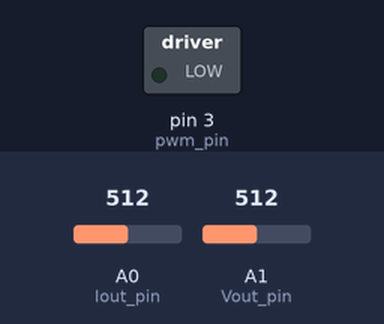
This sketch was run on a simulated Arduino Uno, built with avr-gcc and run on an emulated ATmega328P. Shown: switched loads named in the sketch (green lamp = pin HIGH). The inputs (shaded band) are chosen by the test bench; at power-on: A0 (Iout_pin) = 512, A1 (Vout_pin) = 512. What the sketch prints to the serial monitor is not drawn.

Above: at 1.2 s.
1.3 s: A0 (Iout_pin) set to 513
At 1.54 s:
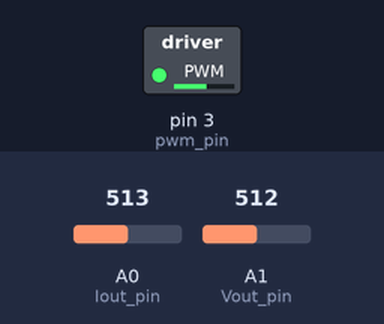
4.3 s: A0 (Iout_pin) set to 716
6.0 s: A1 (Vout_pin) set to 900
At 7.3 s:
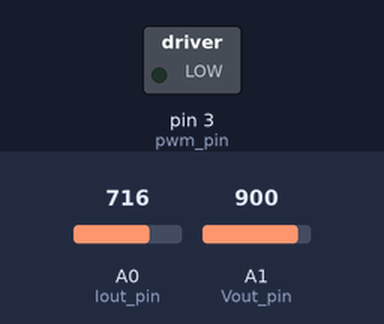
7.9 s: A1 (Vout_pin) set to 716
At 9.4 s:
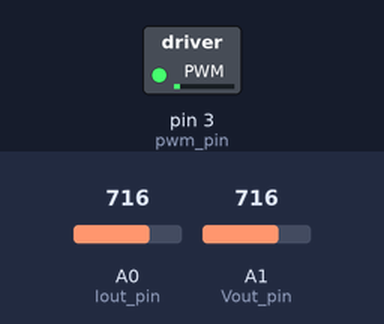
Timing chart, 0 to 10.9 s (numbered marks = the images above; inputs shaded):
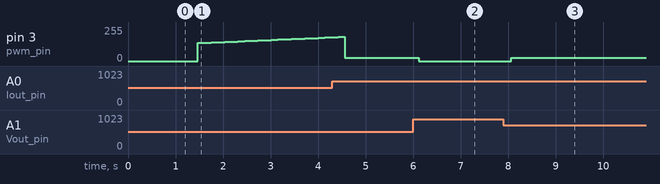

Measured:
- the behaviour switches between 512 and 513 on A0 (Iout_pin) (found by bisection; images 0 and 1)
- after the input at 1.3 s, pin 3 (pwm_pin): moves from 0/255 to 179/255 over 2.8 s, starting after 0.17 s
- after the input at 6.0 s, pin 3 (pwm_pin): 25/255 → 0/255 after 0.12 s
- after the input at 7.9 s, pin 3 (pwm_pin): 0/255 → 25/255 after 0.16 s

The sketch:

buck_converter_control.ino
```cpp
/* -----------------------------------------------------------------------------------------------------------------------------------------

EE463 Buck Converter Current Controlled Buck Converter Digital Controller Code
Written by: Erkin Atay Toka & Doruk Yazıcı & Elif Topaloğlu

--------------------------------------------------------------------------------------------------------------------------------------------*/

#include <PWM.h> // Library for pwm generation from arduino

// Set the Arduino Pins
int pwm_pin = 3;     // Gate of the MOSFET
int Iout_pin = A0;   // Output current value is measured through this pin
int Vout_pin = A1;   // Output voltage value is measured through this pin

// Initialize parameters
float cutoff_voltage = 15.6;     // Max battery voltage that should not be exceeded set as 15.6V check:https://www.electriccarpartscompany.com/assets/images/12V100AH-LiFEPO4-Lithium-Module%20-LCD.pdf
float CV_set_voltage = 14.6;     // CV loop beginning voltage set as 14.6V check:https://www.electriccarpartscompany.com/assets/images/12V100AH-LiFEPO4-Lithium-Module%20-LCD.pdf
float R1 = 820;                  // R1 resistance in voltage divider at output (in kohm)
float R2 = 270;                  // R2 resistance in voltage divider at output (in kohm)
int32_t frequency = 50000;       // Desired frequency in Hertz

// Variable initialization
float desired_current = 0;       // Desired output current
float output_voltage = 0;        // Instant battery voltage at the output
float output_voltage_raw = 0;    // Raw voltage value directly read with analogRead at the voltage divider
float output_current = 0;        // Instant battery current at the output
float input_voltage = 0;         // Approximated source voltage
float pwm_value = 255*0.3;       // Set the duty cycle by arranging the pwm value
float duty = 0;                  // Duty cycle (%)
float current_error_P = 0;       // Error of the output current (for P controller)
float current_error_I = 0;       // Error of the output current (for I controller)
float u_current = 0;             // Control signal for PI
float kp = 0;                    // Proportional controller gain
float ki = 0;                    // Intergral controller gain
long prevT = 0;                  // Previous time


void setup()
{
  Serial.begin(9600);
  InitTimersSafe();                         // Initialize all the timer except timer 0
  SetPinFrequencySafe(pwm_pin,frequency);   // Set the frequency
}

void loop()
{
// Set some parameters initially
  kp = 60;    // Proportional controller gain is set
  ki = 8;     // integral controller gain is set
  desired_current = 2.0; // Set the desired output current in Amps as 10 A


// Read the output voltage and current
  output_current = currentRead();
  output_voltage_raw = analogRead(Vout_pin);
  output_voltage = ((output_voltage_raw/1024)*5)*((R1+R2)/R2); // Map the value read between 0-5V and find actual voltage using voltage divider values


// Over voltage protection for the battery output
  if(output_voltage>cutoff_voltage){
    pwmWrite(pwm_pin,0); // Stop charging the battery
    Serial.print("Over voltage protection is on !");
    return; // Rest of the code will not be run
  }


// Input is off
  if(output_current<0.01){  // If the current sensor cannot measure meaningful data basically
    current_error_I = 0; // Set zero so that error it is not accumulated when system is not energized
    pwmWrite(pwm_pin,0); // Do not charge the battery
    Serial.println("No input voltage is supplied !");
    return; // Rest of the code will not be run
  }


// CCCV charging
  if(output_voltage>=CV_set_voltage){
    desired_current = 0.5; // Set as 2A as the battery datasheet suggests
    Serial.print("Constant voltage charging stage is ongiong...");
  }


// Time difference for integral error calculation
  long currT = micros(); // Current time in microseconds
  float deltaT = ((float) (currT - prevT))/( 1.0e6 ); // Time step in seconds
  prevT = currT; // Store current time in previous time


// Control algorithm with PI controller
// For further explanation check: https://www.youtube.com/watch?v=dTGITLnYAY0&t=4s, this video is for motor drive but same logic applies

  current_error_P = desired_current-output_current;
  current_error_I = current_error_I + current_error_P*deltaT;
  u_current = kp*current_error_P + ki*current_error_I;
  pwm_value = fabs(u_current); // floating absolute value of the control signal
  duty = pwm_value/255*100; // duty value (%) calculated just for our interpretation
  input_voltage = output_voltage/duty/1.35; // Multiplier 1.35 comes from 3-phase full-bridge rectifier (Vline-to-line)

  if(u_current<0){
    pwm_value= 25.0;
  }

/*
// High input voltage protection
  if (input_voltage>30.0){ // High input voltage protection
    pwmWrite(pwm_pin,0);
    Serial.print("Input voltage is too high !");
    return; // Rest of the code will not be run
  }
*/

// Limit pwm value
  if(pwm_value < 1){    // Output pwm can never go below 0
    pwm_value = 0;
  }
  if(pwm_value > 250){   // Output pwm can never go above 255 we do not even give full duty just for safety
    pwm_value = 255*0.9;
  }
  duty = pwm_value/255*100;

// Print values to serial for interpretation
  Serial.print("output current: ");
  Serial.print(output_current);
  Serial.print("\tdesired current: ");
  Serial.print(desired_current);
  Serial.print("\tcurrent error_I: ");
  Serial.print(current_error_I);
  Serial.print("\tu_current: ");
  Serial.print(u_current);
  Serial.print("\tpwm: ");
  Serial.print(pwm_value);
  Serial.print("\tduty cycle: ");
  Serial.print(duty);
  Serial.print("\tinput voltage: ");
  Serial.print(input_voltage);
  Serial.print("  ");
  Serial.print("\n");


// Set the output pwm to the gate of MOSFET
  pwmWrite(pwm_pin,pwm_value);
}


// Function dor reading current from the ACS712 current sensor
double currentRead()
{
  int mVperAmp = 66; // Set as 185 for 5A module, 100 for 20A module & 66 for 30A module
  int RawValue = 0;
  int ACSoffset = 2500; // Sensor has an offset value
  double Voltage = 0;
  double Amps = 0;

  RawValue = analogRead(Iout_pin); // Read voltage feedback
  Voltage = (RawValue / 1024.0) * 5000; // Map the analog value between 0-1024 and map this to 5V as current sensor reads max 5V
  Amps = ((Voltage - ACSoffset) / mVperAmp); // Current calculation, 30A type generate 66mV for every amp current, check the datashett of the sensor
  return Amps;
}

// The End
```
